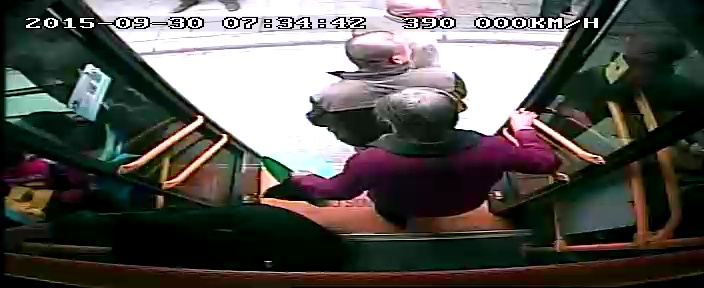
#> input picture test.jpg, 704 x 288 px
$ python get_feature.py   (Python 2 division)
#> lines starting #> are read from the running program, lines starting #| are printed output that depends on the picture
#> further down, img is the input picture: shape (288, 704, 3); mean B, G, R 80.5, 84.6, 86.6
__author__ = 'kai'

import os
import cv2
import pickle
import numpy as np
import matplotlib.pyplot as plt
from skimage.feature import hog
from skimage import data, color, exposure
from misc.constants import *
import feature.stub as stub
import feature.vector as vector
import misc.gradient as grad
from time import time
# from test import sliding_window

nor_size = (48, 32)
EXT_DICT = ['.jpg', 'bmp', '.png']

# [20 lines left out: functions get_files_name, get_icf_feature, not called in this run]


def get_hog_feature(img, vis_flag=0):
    # data = img[...,0]
#> called with vis_flag = 0
    data = cv2.resize(img, (img.shape[1], img.shape[0]))[...,0]
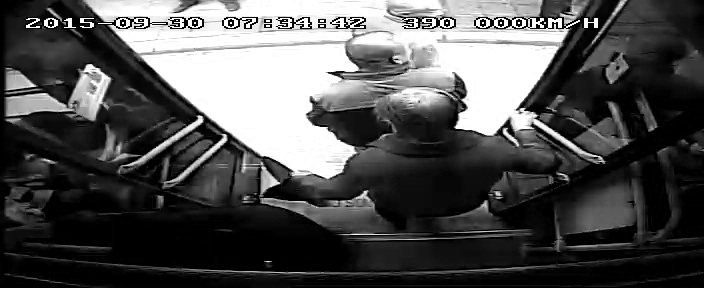
#> data: shape (288, 704); min 0, max 255, mean 80.5
    feature, hog_img = hog(data, orientations=9, pixels_per_cell=(16, 16), cells_per_block=(2, 2), visualise=True)
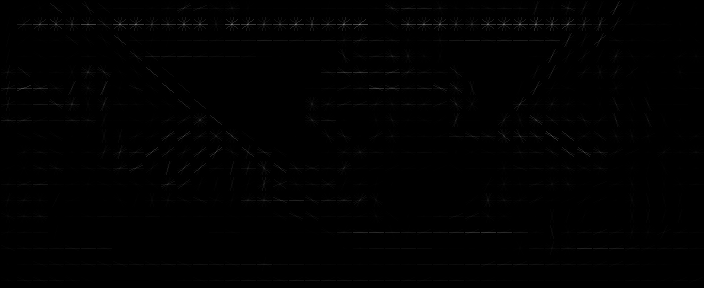
#> hog_img: shape (288, 704) float64; min 0, max 132.4, mean 1.2
    if vis_flag:
        fig, (ax1, ax2) = plt.subplots(1, 2, figsize=(8, 4), sharex=True, sharey=True)
        ax1.axis('off')
        ax1.imshow(data, cmap=plt.cm.gray)
        ax1.set_title('Input image')
        ax1.set_adjustable('box-forced')

        # Rescale histogram for better display
        hog_image_rescaled = exposure.rescale_intensity(hog_img)

        ax2.axis('off')
        ax2.imshow(hog_image_rescaled)
        ax2.set_title('Histogram of Oriented Gradients')
        ax1.set_adjustable('box-forced')
        plt.show()

    return feature


# [22 lines left out: function get_train_data, not called in this run]


if __name__ == '__main__':
    img = cv2.imread('test.jpg')

    start = time()
    feature = get_hog_feature(img, vis_flag=0)
    end = time()
    print (end - start)
    print feature.shape
#| (26316,)

    # [13 lines of commented-out code are left out]
